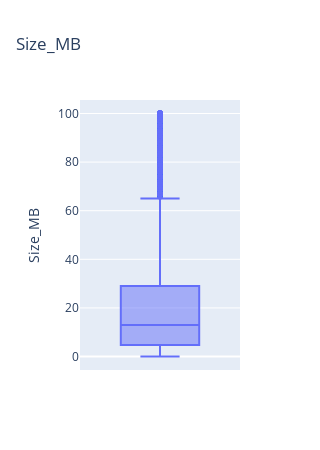

The notebook cell this image was saved under:
### Code cell
fig = px.box(apps, y='Size_MB', title='Size_MB', width=300, height=450)

# Show the plot
fig.show()

### Figure 1 — Plotly figure (JSON) as saved in the notebook; plotly's stock layout.template omitted (floating-point values rounded to 4 significant figures; data arrays with more than 128 entries replaced by an {"elided": "..."} marker saying what was removed)
{"data": [{"alignmentgroup": "True", "hovertemplate": "Size_MB=%{y}<extra></extra>", "legendgroup": "", "marker": {"color": "#636efa"}, "name": "", "notched": false, "offsetgroup": "", "orientation": "v", "showlegend": false, "type": "box", "x0": " ", "xaxis": "x", "y": {"elided": "10338 float values"}, "y0": " ", "yaxis": "y"}], "layout": {"boxmode": "group", "height": 450, "legend": {"tracegroupgap": 0}, "title": {"text": "Size_MB"}, "width": 300, "xaxis": {"anchor": "y", "autorange": true, "domain": [0, 1], "range": [-0.5, 0.5], "type": "category"}, "yaxis": {"anchor": "x", "autorange": true, "domain": [0, 1], "range": [-5.547, 105.6], "title": {"text": "Size_MB"}, "type": "linear"}}}
